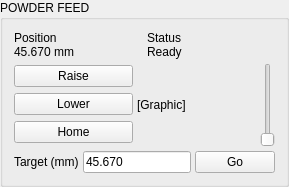
             <widget class="QGroupBox" name="gb_powder_feed">
              <property name="sizePolicy">
               <sizepolicy hsizetype="Expanding" vsizetype="Expanding">
                <horstretch>0</horstretch>
                <verstretch>0</verstretch>
               </sizepolicy>
              </property>
              <property name="title">
               <string>POWDER FEED</string>
              </property>
              <layout class="QVBoxLayout">
               <property name="spacing">
                <number>4</number>
               </property>
               <item>
                <layout class="QHBoxLayout">
                 <property name="spacing">
                  <number>4</number>
                 </property>
                 <item>
                  <widget class="QLabel" name="label">
                   <property name="text">
                    <string>Position
45.670 mm</string>
                   </property>
                  </widget>
                 </item>
                 <item>
                  <widget class="QLabel" name="label">
                   <property name="text">
                    <string>Status
Ready</string>
                   </property>
                  </widget>
                 </item>
                </layout>
               </item>
               <item>
                <layout class="QHBoxLayout">
                 <property name="spacing">
                  <number>4</number>
                 </property>
                 <item>
                  <layout class="QVBoxLayout">
                   <property name="spacing">
                    <number>4</number>
                   </property>
                   <item>
                    <widget class="QPushButton" name="pushButton">
                     <property name="minimumSize">
                      <size>
                       <width>0</width>
                       <height>20</height>
                      </size>
                     </property>
                     <property name="text">
                      <string>Raise</string>
                     </property>
                    </widget>
                   </item>
                   <item>
                    <widget class="QPushButton" name="pushButton">
                     <property name="minimumSize">
                      <size>
                       <width>0</width>
                       <height>20</height>
                      </size>
                     </property>
                     <property name="text">
                      <string>Lower</string>
                     </property>
                    </widget>
                   </item>
                   <item>
                    <widget class="QPushButton" name="pushButton">
                     <property name="minimumSize">
                      <size>
                       <width>0</width>
                       <height>20</height>
                      </size>
                     </property>
                     <property name="text">
                      <string>Home</string>
                     </property>
                    </widget>
                   </item>
                  </layout>
                 </item>
                 <item>
                  <widget class="QLabel" name="label">
                   <property name="text">
                    <string>[Graphic]</string>
                   </property>
                  </widget>
                 </item>
                 <item>
                  <widget class="QSlider" name="slider">
                   <property name="orientation">
                    <enum>Qt::Orientation::Vertical</enum>
                   </property>
                  </widget>
                 </item>
                </layout>
               </item>
               <item>
                <layout class="QHBoxLayout">
                 <property name="spacing">
                  <number>4</number>
                 </property>
                 <item>
                  <widget class="QLabel" name="label">
                   <property name="text">
                    <string>Target (mm)</string>
                   </property>
                  </widget>
                 </item>
                 <item>
                  <widget class="QLineEdit" name="lineEdit">
                   <property name="text">
                    <string>45.670</string>
                   </property>
                  </widget>
                 </item>
                 <item>
                  <widget class="QPushButton" name="pushButton">
                   <property name="minimumSize">
                    <size>
                     <width>0</width>
                     <height>20</height>
                    </size>
                   </property>
                   <property name="text">
                    <string>Go</string>
                   </property>
                  </widget>
                 </item>
                </layout>
               </item>
              </layout>
             </widget>
